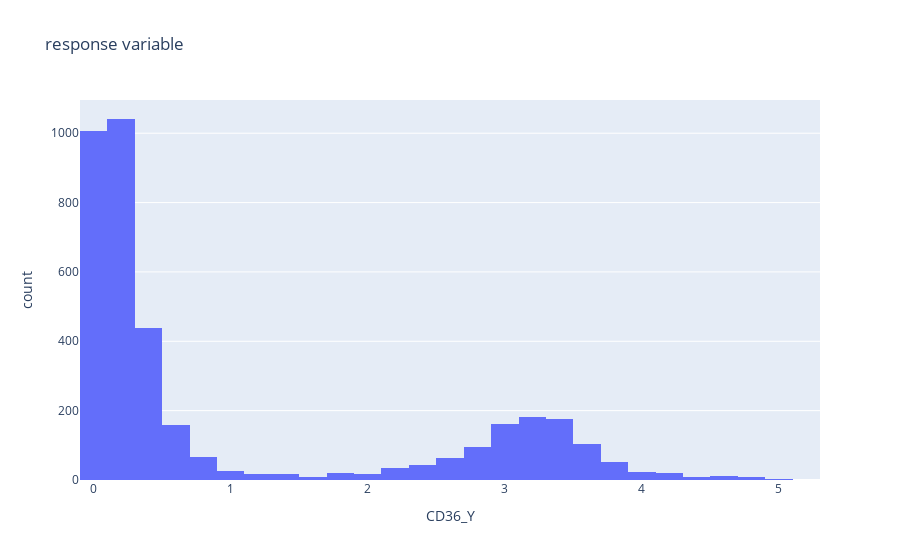

Here is the notebook cell this chart was saved with:
### Code cell
px.histogram(x=y_train["CD36_Y"], labels={"x": 'CD36_Y'}, title="response variable")

# TODO:
# Investigate the empirical distribution of the response variable 
# (e.g., present some basic statistics, 
# attach a histogram or graph of the density estimator to the analysis). 
# Discuss the results

### Figure 1 — Plotly figure (JSON) as saved in the notebook; plotly's stock layout.template omitted (floating-point values rounded to 4 significant figures; data arrays with more than 128 entries replaced by an {"elided": "..."} marker saying what was removed)
{"data": [{"alignmentgroup": "True", "bingroup": "x", "hovertemplate": "CD36_Y=%{x}<br>count=%{y}<extra></extra>", "legendgroup": "", "marker": {"color": "#636efa", "pattern": {"shape": ""}}, "name": "", "offsetgroup": "", "orientation": "v", "showlegend": false, "type": "histogram", "x": {"elided": "3794 float values"}, "xaxis": "x", "yaxis": "y"}], "layout": {"barmode": "relative", "legend": {"tracegroupgap": 0}, "title": {"text": "response variable"}, "xaxis": {"anchor": "y", "domain": [0, 1], "title": {"text": "CD36_Y"}}, "yaxis": {"anchor": "x", "domain": [0, 1], "title": {"text": "count"}}}}
